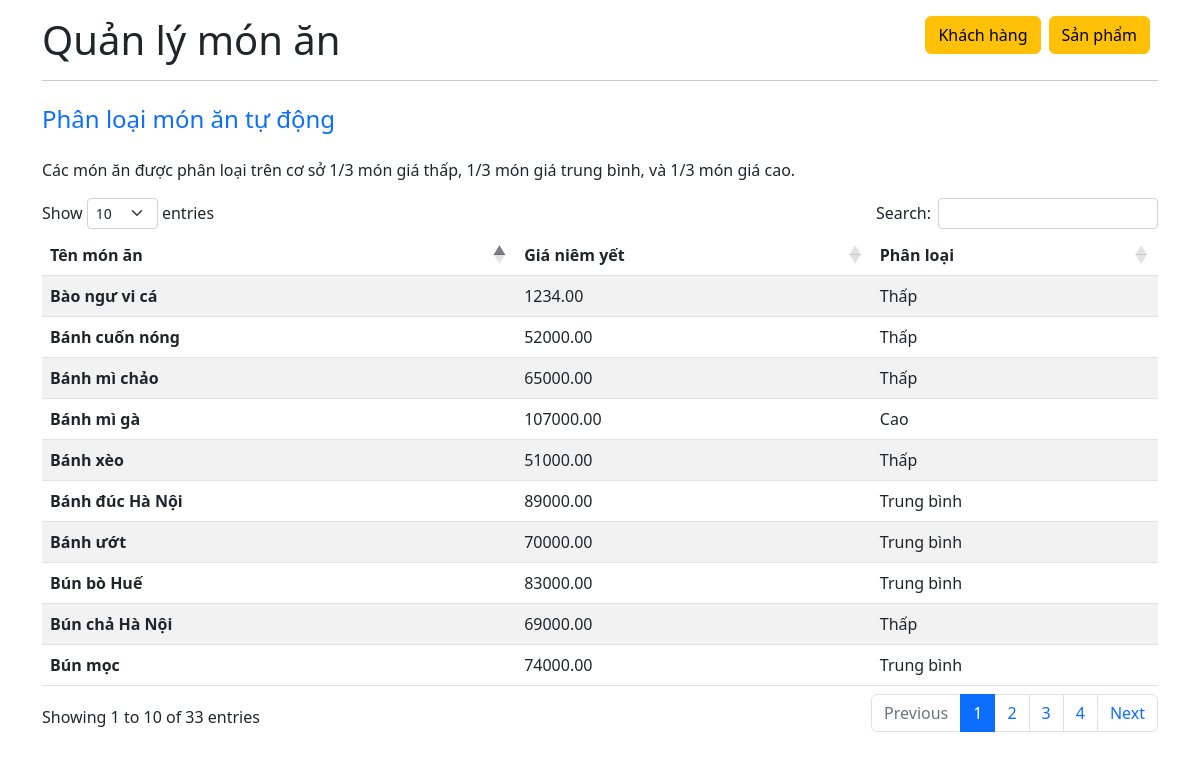
/product/fun1/index.php, run on the app's committed database.
### tables this page shows
CREATE TABLE `dish` (
    `id` VARCHAR(5) NOT NULL,
    `name` VARCHAR(255) NOT NULL,
    `price` DECIMAL(10, 2) NOT NULL,
    `restaurant` VARCHAR(16) NOT NULL,
    `description` TEXT
);

### product/fun1/index.php (the view, shortened to what this page needs)
<!doctype html>
<html lang="en">
<head>
    <link rel="stylesheet" href="https://cdn.datatables.net/1.13.1/css/dataTables.bootstrap5.min.css">
    <link href="https://cdn.jsdelivr.net/npm/bootstrap@5.2.3/dist/css/bootstrap.min.css" rel="stylesheet">
</head>
<body>
    <div class="container">
        <a href="../../product/" class="btn btn-warning float-end mx-2">Sản phẩm</a>
        <a href="../../user" class="btn btn-warning float-end">Khách hàng</a>
        <h1 class="my-3">Quản lý món ăn</h1>
        <hr>
        <h4 class="text-primary my-4">Phân loại món ăn tự động</h4>
        <p>Các món ăn được phân loại trên cơ sở 1/3 món giá thấp, 1/3 món giá trung bình, và 1/3 món giá cao.</p>
        <table class="table table-striped mt-2" id="tab-product">
            <thead>
                <tr>
                    <th scope="col">Tên món ăn</th>
                    <th scope="col">Giá niêm yết</th>
                    <th scope="col">Phân loại</th>
                </tr>
            </thead>
            <tbody>
                <?php
                $conn = OpenCon();
                $query = "CALL auto_categorize_dish()";
                $result = $conn->query($query);
                if ($result->num_rows > 0) {
                    while ($row = $result->fetch_assoc()) {
                ?>
                        <tr class="justify-content-center">
                            <th class='align-middle' scope="row"><?php echo $row['name'] ?></th>
                            <td class='align-middle'><?php echo $row['price'] ?></td>
                            <td class='align-middle'><?php echo $row['category'] ?></td>
                        </tr>
                <?php
                    }
                }
                ?>
            </tbody>
        </table>
    </div>
</body>
</html>

### data on the page
dish: name "Bào ngư vi cá", price "1234.00", category "Thấp"
dish: name "Bánh xèo", price "51000.00", category "Thấp"
dish: name "Bánh cuốn nóng", price "52000.00", category "Thấp"
dish: name "Bánh mì chảo", price "65000.00", category "Thấp"
dish: name "Bún chả Hà Nội", price "69000.00", category "Thấp"
dish: name "Bánh ướt", price "70000.00", category "Trung bình"
dish: name "Bún mọc", price "74000.00", category "Trung bình"
dish: name "Bún bò Huế", price "83000.00", category "Trung bình"
dish: name "Bánh đúc Hà Nội", price "89000.00", category "Trung bình"
dish: name "Bánh mì gà", price "107000.00", category "Cao"
